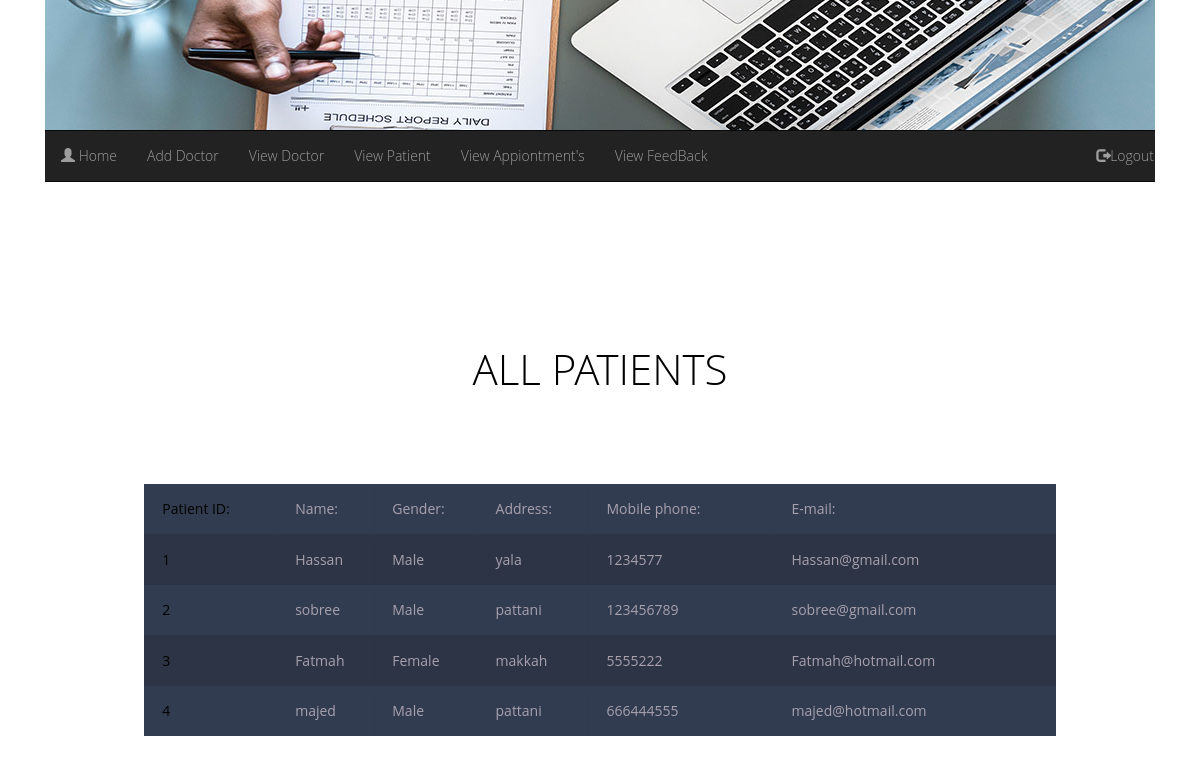
Page /admin/infoU.php on the committed database.
### tables this page shows
CREATE TABLE `patient` (
  `user_id` int(10) NOT NULL,
  `u_name` varchar(50) NOT NULL,
  `gender` varchar(50) NOT NULL,
  `u_pass` int(50) NOT NULL,
  `u_address` varchar(100) NOT NULL,
  `u_mobile` int(20) NOT NULL,
  `u_email` varchar(50) NOT NULL
);

### admin/infoU.php (the view, shortened to what this page needs)
<!DOCTYPE html>
<html>
<head>
        <link rel="stylesheet" href="https://maxcdn.bootstrapcdn.com/bootstrap/3.3.6/css/bootstrap.min.css" />
</head>
<body>
    <div class="container">
       <div class="row">
        <?php include '.../../menuA.php'; ?>
       </div>
       <br>
<?php
    $servername = 'localhost';
    $username = 'root';
    $password = '';
    $dbname = 'hospital';
    $conn = mysqli_connect($servername, $username, $password, $dbname);
    $sql = 'SELECT * FROM patient';
    $result = mysqli_query($conn, $sql);
       echo '<h2>ALL PATIENTS</h2>';
    if ($result->num_rows > 0) {
        echo'<table class="container" >';
        echo'<tr>';
        echo'<td>Patient ID:</td>';
        echo'<td>Name:</td>';
        echo'<td>Gender:</td>';
        echo'<td>Address:</td>';
        echo'<td>Mobile phone:</td>';
        echo'<td>E-mail:</td>';
        echo'</tr>';
        while ($row = $result->fetch_assoc()) {
            echo'<tr>';
            echo'<td>'.$row['user_id'].'</td>';
            echo'<td>'.$row['u_name'].'</td>';
            echo'<td>'.$row['gender'].'</td>';
            echo'<td>'.$row['u_address'].'</td>';
            echo'<td>'.$row['u_mobile'].'</td>';
            echo'<td>'.$row['u_email'].'</td>';
            echo'</tr>';
        }
        echo'</table>';
    } else {
        echo '0 results';
    }
        ?>
</body>
</html>

### admin/infoU.php (style rules this page uses)
body { font-family: "Open Sans", sans-serif; font-weight: 300; line-height:1em; color:#A7A1AE; background-color:white; text-align:center; }
h2 { font-size:3em; font-weight: 300; text-align: center; line-height:1em; display: block; padding-bottom: 2em; color: black; }
.container td { font-weight: normal; font-size: 1em; -webkit-box-shadow: 0 2px 2px -2px #0E1119; -moz-box-shadow: 0 2px 2px -2px #0E1119; box-shadow: 0 2px 2px -2px #0E1119; }
.container { text-align: left; overflow: hidden; width: 80%; margin: 0 auto; display: table; padding: 0 0 8em 0; }
.container td, .container th { padding-bottom: 2%; padding-top: 2%; padding-left:2%; }
.container tr:nth-child(odd) { background-color: #323C50; }
.container tr:nth-child(even) { background-color: #2C3446; }
.container td:first-child { color:black ; }

### rows in the picture
patient: user_id "1", u_name "Hassan", gender "Male", u_address "yala", u_mobile "1234577", u_email "Hassan@gmail.com"
patient: user_id "2", u_name "sobree", gender "Male", u_address "pattani", u_mobile "123456789", u_email "sobree@gmail.com"
patient: user_id "3", u_name "Fatmah", gender "Female", u_address "makkah", u_mobile "5555222", u_email "Fatmah@hotmail.com"
patient: user_id "4", u_name "majed", gender "Male", u_address "pattani", u_mobile "666444555", u_email "majed@hotmail.com"
